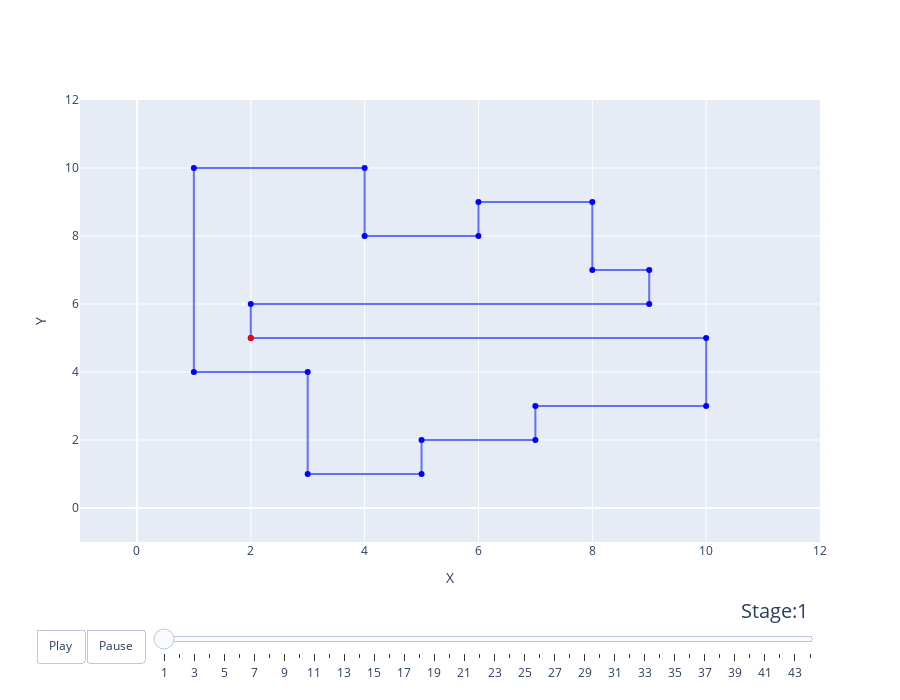

The code cell stored with this chart in its notebook:
### Code cell
v = list(map(lambda P: (P.x,P.y), triang_graph.vertices))
v.append(v[0])

x_v, y_v = zip(*v)
x_v, y_v = list(x_v), list(y_v)
xMin, yMin = min(x_v) - 2, min(y_v) - 2
xMax, yMax = max(x_v) + 2, max(y_v) + 2


# Criação da estrutura da figura
fig_dict = {
    "data": [],
    "layout": {},
    "frames": []
}

# Configuração do layout
fig_dict["layout"]["width"] = 900 
fig_dict["layout"]["height"] = 700
fig_dict["layout"]["xaxis"] = {"range": [xMin, xMax], "title": "X"}
fig_dict["layout"]["yaxis"] = {"range": [yMin, yMax], "title": "Y"}
fig_dict["layout"]["hovermode"] = "closest"
fig_dict["layout"]["updatemenus"] = [
    {
        "buttons": [
            {
                "args": [None, {"frame": {"duration": 500, "redraw": False},
                                "fromcurrent": True, "transition": {"duration": 300,
                                                                    "easing": "quadratic-in-out"}}],
                "label": "Play",
                "method": "animate"
            },
            {
                "args": [[None], {"frame": {"duration": 0, "redraw": False},
                                  "mode": "immediate",
                                  "transition": {"duration": 0}}],
                "label": "Pause",
                "method": "animate"
            }
        ],
        "direction": "left",
        "pad": {"r": 10, "t": 87},
        "showactive": False,
        "type": "buttons",
        "x": 0.1,
        "xanchor": "right",
        "y": 0,
        "yanchor": "top"
    }
]

sliders_dict = {
    "active": 0,
    "yanchor": "top",
    "xanchor": "left",
    "currentvalue": {
        "font": {"size": 20},
        "prefix": "Stage:",
        "visible": True,
        "xanchor": "right"
    },
    "transition": {"duration": 300, "easing": "cubic-in-out"},
    "pad": {"b": 10, "t": 50},
    "len": 0.9,
    "x": 0.1,
    "y": 0,
    "steps": []
}

# Configuração inicial do polígono
initial_polygon = polygon_stages[0]
x, y = zip(*initial_polygon)
colors = ['blue'] * (len(x) - 1) + ['red']  # Último ponto em vermelho
data_dict = {
    "x": x,
    "y": y,
    "mode": "lines+markers",
    "marker": {"color": colors},
    "name": "Polygon",
    "line": {"shape": "linear"}
}
fig_dict["data"].append(data_dict)

# Criação dos frames para cada estágio do polígono
for i,step  in enumerate(steps):
    frame = {"data": [], "name": str(step)}
    polygon = polygon_stages[i]
    x, y = zip(*polygon)
    colors = ['blue'] * (len(x) - 1) + ['red']  # Último ponto em vermelho
    data_dict = {
        "x": x,
        "y": y,
        "mode": "lines+markers",
        "marker": {"color": colors, "size": [10] * (len(x) - 1) + [15] },
        "name": "Polygon",
        "line": {"shape": "linear"}
    }
    frame["data"].append(data_dict)
    fig_dict["frames"].append(frame)

    slider_step = {
        "args": [
            [step],
            {"frame": {"duration": 300, "redraw": False},
             "mode": "immediate",
             "transition": {"duration": 300}}
        ],
        "label": step,
        "method": "animate"
    }
    sliders_dict["steps"].append(slider_step)

fig_dict["layout"]["sliders"] = [sliders_dict]

fig = go.Figure(fig_dict)

fig.show()

### Figure 1 — Plotly figure (JSON) as saved in the notebook; plotly's stock layout.template omitted (floating-point values rounded to 4 significant figures)
{"data": [{"line": {"shape": "linear"}, "marker": {"color": ["blue", "blue", "blue", "blue", "blue", "blue", "blue", "blue", "blue", "blue", "blue", "blue", "blue", "blue", "blue", "blue", "blue", "blue", "blue", "blue", "red"]}, "mode": "lines+markers", "name": "Polygon", "type": "scatter", "x": [2, 2, 9, 9, 8, 8, 6, 6, 4, 4, 1, 1, 3, 3, 5, 5, 7, 7, 10, 10, 2], "y": [5, 6, 6, 7, 7, 9, 9, 8, 8, 10, 10, 4, 4, 1, 1, 2, 2, 3, 3, 5, 5]}], "layout": {"height": 700, "hovermode": "closest", "sliders": [{"active": 0, "currentvalue": {"font": {"size": 20}, "prefix": "Stage:", "visible": true, "xanchor": "right"}, "len": 0.9, "pad": {"b": 10, "t": 50}, "steps": [{"args": [["1"], {"frame": {"duration": 300, "redraw": false}, "mode": "immediate", "transition": {"duration": 300}}], "label": "1", "method": "animate"}, {"args": [["2"], {"frame": {"duration": 300, "redraw": false}, "mode": "immediate", "transition": {"duration": 300}}], "label": "2", "method": "animate"}, {"args": [["3"], {"frame": {"duration": 300, "redraw": false}, "mode": "immediate", "transition": {"duration": 300}}], "label": "3", "method": "animate"}, {"args": [["4"], {"frame": {"duration": 300, "redraw": false}, "mode": "immediate", "transition": {"duration": 300}}], "label": "4", "method": "animate"}, {"args": [["5"], {"frame": {"duration": 300, "redraw": false}, "mode": "immediate", "transition": {"duration": 300}}], "label": "5", "method": "animate"}, {"args": [["6"], {"frame": {"duration": 300, "redraw": false}, "mode": "immediate", "transition": {"duration": 300}}], "label": "6", "method": "animate"}, {"args": [["7"], {"frame": {"duration": 300, "redraw": false}, "mode": "immediate", "transition": {"duration": 300}}], "label": "7", "method": "animate"}, {"args": [["8"], {"frame": {"duration": 300, "redraw": false}, "mode": "immediate", "transition": {"duration": 300}}], "label": "8", "method": "animate"}, {"args": [["9"], {"frame": {"duration": 300, "redraw": false}, "mode": "immediate", "transition": {"duration": 300}}], "label": "9", "method": "animate"}, {"args": [["10"], {"frame": {"duration": 300, "redraw": false}, "mode": "immediate", "transition": {"duration": 300}}], "label": "10", "method": "animate"}, {"args": [["11"], {"frame": {"duration": 300, "redraw": false}, "mode": "immediate", "transition": {"duration": 300}}], "label": "11", "method": "animate"}, {"args": [["12"], {"frame": {"duration": 300, "redraw": false}, "mode": "immediate", "transition": {"duration": 300}}], "label": "12", "method": "animate"}, {"args": [["13"], {"frame": {"duration": 300, "redraw": false}, "mode": "immediate", "transition": {"duration": 300}}], "label": "13", "method": "animate"}, {"args": [["14"], {"frame": {"duration": 300, "redraw": false}, "mode": "immediate", "transition": {"duration": 300}}], "label": "14", "method": "animate"}, {"args": [["15"], {"frame": {"duration": 300, "redraw": false}, "mode": "immediate", "transition": {"duration": 300}}], "label": "15", "method": "animate"}, {"args": [["16"], {"frame": {"duration": 300, "redraw": false}, "mode": "immediate", "transition": {"duration": 300}}], "label": "16", "method": "animate"}, {"args": [["17"], {"frame": {"duration": 300, "redraw": false}, "mode": "immediate", "transition": {"duration": 300}}], "label": "17", "method": "animate"}, {"args": [["18"], {"frame": {"duration": 300, "redraw": false}, "mode": "immediate", "transition": {"duration": 300}}], "label": "18", "method": "animate"}, {"args": [["19"], {"frame": {"duration": 300, "redraw": false}, "mode": "immediate", "transition": {"duration": 300}}], "label": "19", "method": "animate"}, {"args": [["20"], {"frame": {"duration": 300, "redraw": false}, "mode": "immediate", "transition": {"duration": 300}}], "label": "20", "method": "animate"}, {"args": [["21"], {"frame": {"duration": 300, "redraw": false}, "mode": "immediate", "transition": {"duration": 300}}], "label": "21", "method": "animate"}, {"args": [["22"], {"frame": {"duration": 300, "redraw": false}, "mode": "immediate", "transition": {"duration": 300}}], "label": "22", "method": "animate"}, {"args": [["23"], {"frame": {"duration": 300, "redraw": false}, "mode": "immediate", "transition": {"duration": 300}}], "label": "23", "method": "animate"}, {"args": [["24"], {"frame": {"duration": 300, "redraw": false}, "mode": "immediate", "transition": {"duration": 300}}], "label": "24", "method": "animate"}, {"args": [["25"], {"frame": {"duration": 300, "redraw": false}, "mode": "immediate", "transition": {"duration": 300}}], "label": "25", "method": "animate"}, {"args": [["26"], {"frame": {"duration": 300, "redraw": false}, "mode": "immediate", "transition": {"duration": 300}}], "label": "26", "method": "animate"}, {"args": [["27"], {"frame": {"duration": 300, "redraw": false}, "mode": "immediate", "transition": {"duration": 300}}], "label": "27", "method": "animate"}, {"args": [["28"], {"frame": {"duration": 300, "redraw": false}, "mode": "immediate", "transition": {"duration": 300}}], "label": "28", "method": "animate"}, {"args": [["29"], {"frame": {"duration": 300, "redraw": false}, "mode": "immediate", "transition": {"duration": 300}}], "label": "29", "method": "animate"}, {"args": [["30"], {"frame": {"duration": 300, "redraw": false}, "mode": "immediate", "transition": {"duration": 300}}], "label": "30", "method": "animate"}, {"args": [["31"], {"frame": {"duration": 300, "redraw": false}, "mode": "immediate", "transition": {"duration": 300}}], "label": "31", "method": "animate"}, {"args": [["32"], {"frame": {"duration": 300, "redraw": false}, "mode": "immediate", "transition": {"duration": 300}}], "label": "32", "method": "animate"}, {"args": [["33"], {"frame": {"duration": 300, "redraw": false}, "mode": "immediate", "transition": {"duration": 300}}], "label": "33", "method": "animate"}, {"args": [["34"], {"frame": {"duration": 300, "redraw": false}, "mode": "immediate", "transition": {"duration": 300}}], "label": "34", "method": "animate"}, {"args": [["35"], {"frame": {"duration": 300, "redraw": false}, "mode": "immediate", "transition": {"duration": 300}}], "label": "35", "method": "animate"}, {"args": [["36"], {"frame": {"duration": 300, "redraw": false}, "mode": "immediate", "transition": {"duration": 300}}], "label": "36", "method": "animate"}, {"args": [["37"], {"frame": {"duration": 300, "redraw": false}, "mode": "immediate", "transition": {"duration": 300}}], "label": "37", "method": "animate"}, {"args": [["38"], {"frame": {"duration": 300, "redraw": false}, "mode": "immediate", "transition": {"duration": 300}}], "label": "38", "method": "animate"}, {"args": [["39"], {"frame": {"duration": 300, "redraw": false}, "mode": "immediate", "transition": {"duration": 300}}], "label": "39", "method": "animate"}, {"args": [["40"], {"frame": {"duration": 300, "redraw": false}, "mode": "immediate", "transition": {"duration": 300}}], "label": "40", "method": "animate"}, {"args": [["41"], {"frame": {"duration": 300, "redraw": false}, "mode": "immediate", "transition": {"duration": 300}}], "label": "41", "method": "animate"}, {"args": [["42"], {"frame": {"duration": 300, "redraw": false}, "mode": "immediate", "transition": {"duration": 300}}], "label": "42", "method": "animate"}, {"args": [["43"], {"frame": {"duration": 300, "redraw": false}, "mode": "immediate", "transition": {"duration": 300}}], "label": "43", "method": "animate"}, {"args": [["44"], {"frame": {"duration": 300, "redraw": false}, "mode": "immediate", "transition": {"duration": 300}}], "label": "44", "method": "animate"}], "transition": {"duration": 300, "easing": "cubic-in-out"}, "x": 0.1, "xanchor": "left", "y": 0, "yanchor": "top"}], "updatemenus": [{"buttons": [{"args": [null, {"frame": {"duration": 500, "redraw": false}, "fromcurrent": true, "transition": {"duration": 300, "easing": "quadratic-in-out"}}], "label": "Play", "method": "animate"}, {"args": [[null], {"frame": {"duration": 0, "redraw": false}, "mode": "immediate", "transition": {"duration": 0}}], "label": "Pause", "method": "animate"}], "direction": "left", "pad": {"r": 10, "t": 87}, "showactive": false, "type": "buttons", "x": 0.1, "xanchor": "right", "y": 0, "yanchor": "top"}], "width": 900, "xaxis": {"range": [-1, 12], "title": {"text": "X"}}, "yaxis": {"range": [-1, 12], "title": {"text": "Y"}}}}
